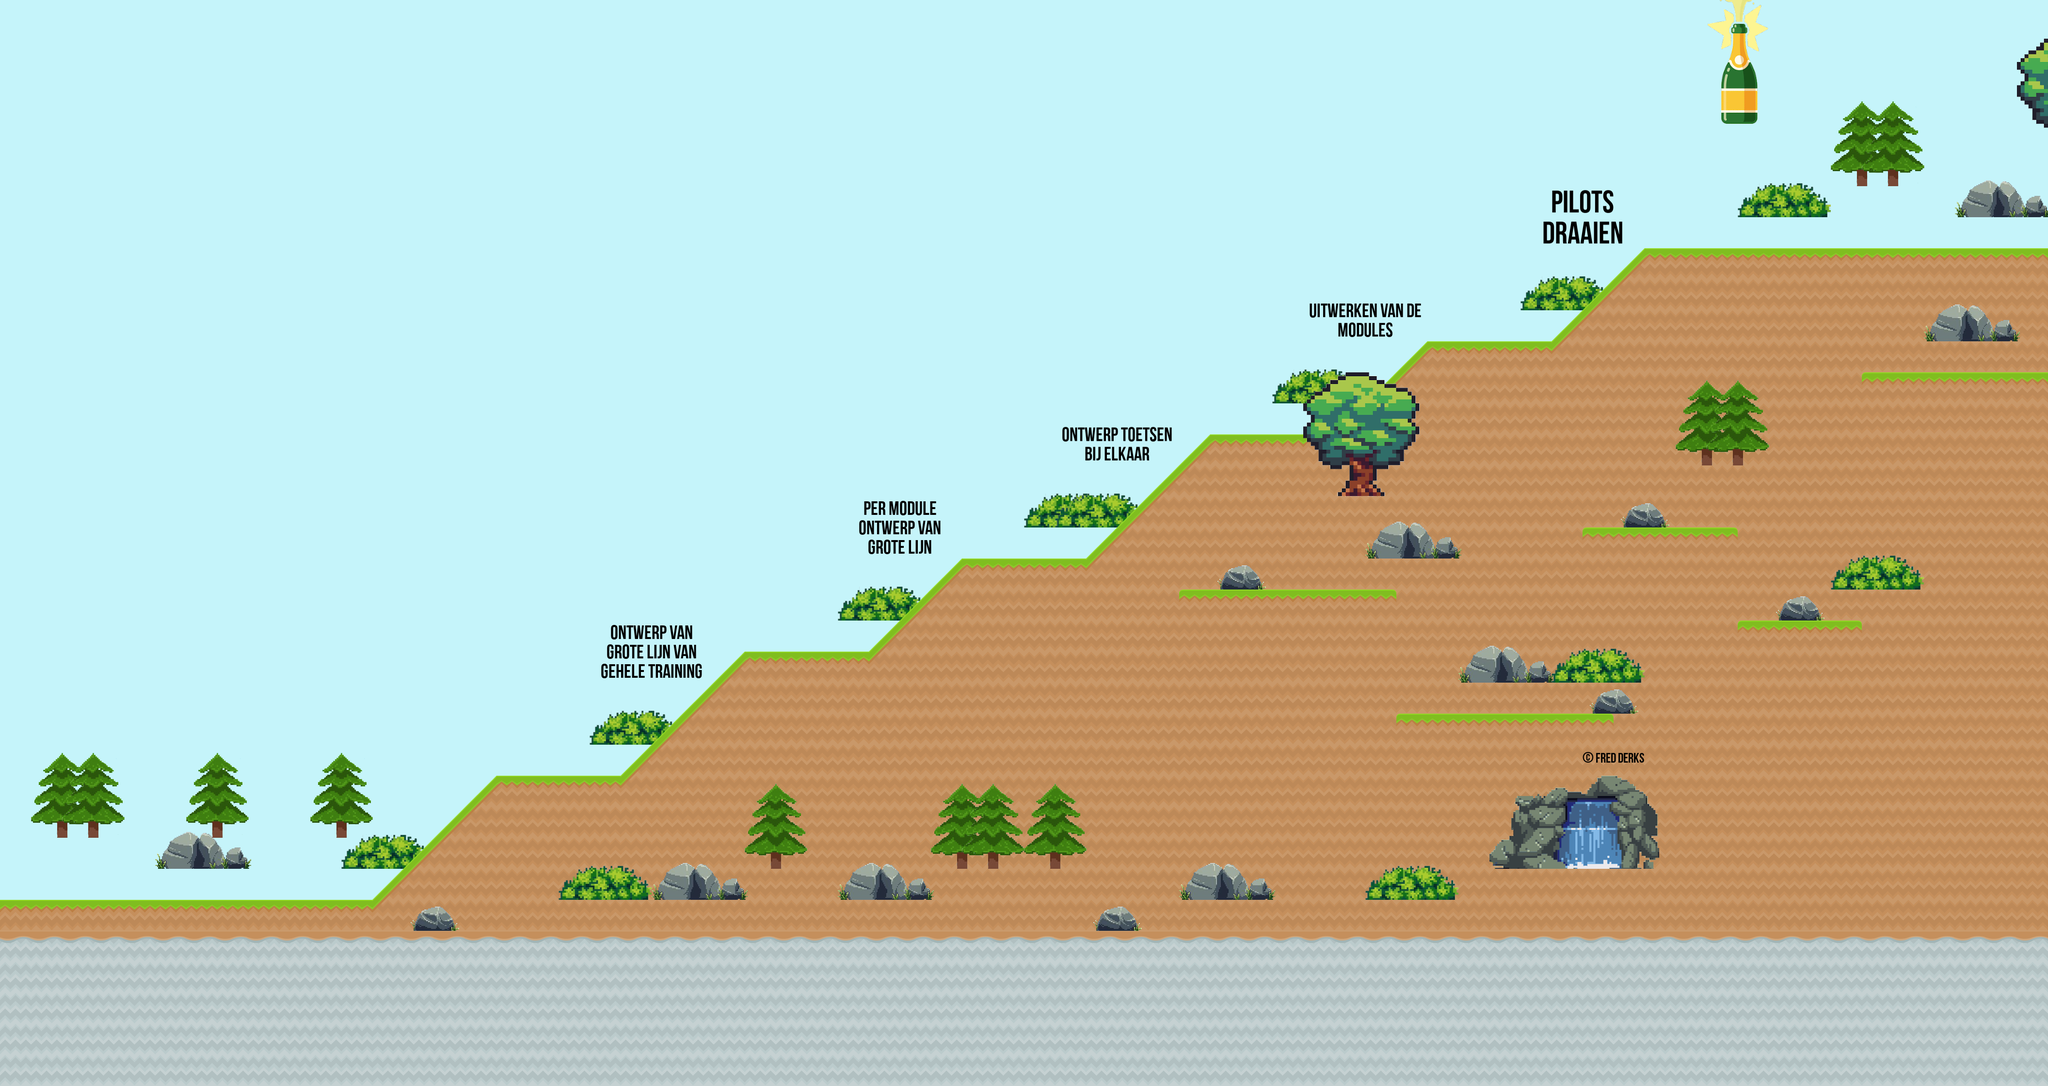

A level layout from a 2D game, rendered from its tile map. Below: a short description, then the map file with tile-grid data replaced by summaries:
An orthogonal 66x35 tile map with 64x64 px tiles, 5 tile layers (Background, Text, Champagne, Platforms, ...), 1 hidden layer not drawn and 1 object.

<map version="1.2" tiledversion="1.3.0" orientation="orthogonal" renderorder="right-down" compressionlevel="0" width="66" height="35" tilewidth="64" tileheight="64" infinite="0" backgroundcolor="#C5F4FA" nextlayerid="12" nextobjectid="1">
 <editorsettings>
  <export target="." format="csv" />
 </editorsettings>
 <tileset firstgid="1" name="terrain_tiles" tilewidth="350" tileheight="319" tilecount="28" columns="0">
  <grid orientation="orthogonal" width="1" height="1" />
  <tile id="0">
   <image width="64" height="64" source="res/grassCenter.png" />
  </tile>
  <tile id="1">
   <image width="64" height="64" source="res/grassCorner_left.png" />
  </tile>
  <tile id="2">
   <image width="64" height="64" source="res/grassCorner_right.png" />
  </tile>
  <tile id="3">
   <image width="64" height="64" source="res/grassHill_left.png" />
  </tile>
  <tile id="4">
   <image width="64" height="64" source="res/grassHill_right.png" />
   <objectgroup draworder="index" id="2">
    <object id="2" x="0" y="64">
     <polygon points="0,0 64,-64 64,0" />
    </object>
   </objectgroup>
  </tile>
  <tile id="5">
   <image width="64" height="64" source="res/grassLeft.png" />
  </tile>
  <tile id="6">
   <image width="64" height="64" source="res/grassMid.png" />
  </tile>
  <tile id="7">
   <image width="64" height="64" source="res/grassRight.png" />
  </tile>
  <tile id="8">
   <image width="64" height="64" source="res/boxCrate_double.png" />
  </tile>
  <tile id="9">
   <image width="64" height="64" source="res/gold_1.png" />
  </tile>
  <tile id="11">
   <image width="256" height="128" source="res/Doel1.png" />
  </tile>
  <tile id="12">
   <image width="256" height="128" source="res/Doel2.png" />
  </tile>
  <tile id="13">
   <image width="256" height="128" source="res/Doel3.png" />
  </tile>
  <tile id="14">
   <image width="256" height="128" source="res/Doel4.png" />
  </tile>
  <tile id="15">
   <image width="256" height="128" source="res/Doel5.png" />
  </tile>
  <tile id="18">
   <image width="244" height="128" source="res/doublecloud.png" />
  </tile>
  <tile id="20">
   <image width="192" height="128" source="res/doublebush.png" />
  </tile>
  <tile id="21">
   <image width="165" height="120" source="res/cloud.png" />
  </tile>
  <tile id="22">
   <image width="128" height="64" source="res/smallrock.png" />
  </tile>
  <tile id="23">
   <image width="198" height="128" source="res/doublerocks.png" />
  </tile>
  <tile id="27">
   <image width="350" height="192" source="res/waterfall.png" />
  </tile>
  <tile id="29">
   <image width="240" height="256" source="res/roundtree.png" />
  </tile>
  <tile id="30">
   <image width="129" height="192" source="res/pinetree.png" />
  </tile>
  <tile id="31">
   <image width="128" height="319" source="res/champagne-open.png" />
  </tile>
  <tile id="32">
   <image width="128" height="64" source="res/copyright.png" />
  </tile>
  <tile id="33">
   <image width="64" height="64" source="res/transparent.png" />
  </tile>
  <tile id="38">
   <image width="64" height="64" source="res/dirtCenter.png" />
  </tile>
  <tile id="39">
   <image width="64" height="64" source="res/dirtMid.png" />
  </tile>
 </tileset>
 <layer id="10" name="Background" width="66" height="35">
  <data>[2310 cells, 8 non-empty, 1 distinct tile ids]</data>
 </layer>
 <layer id="6" name="Text" width="66" height="35">
  <data>[2310 cells, 5 non-empty, 5 distinct tile ids]</data>
 </layer>
 <layer id="8" name="Champagne" width="66" height="35">
  <data>[2310 cells, 1 non-empty, 1 distinct tile ids]</data>
 </layer>
 <layer id="2" name="Platforms" width="66" height="35">
  <data>[2310 cells, 1132 non-empty, 7 distinct tile ids]</data>
 </layer>
 <layer id="11" name="Decorations" width="66" height="35">
  <data>[2310 cells, 63 non-empty, 10 distinct tile ids]</data>
 </layer>
 <layer id="7" name="Coins" width="66" height="35" visible="0">
  <data>[2310 cells, 25 non-empty, 1 distinct tile ids]</data>
 </layer>
</map>
